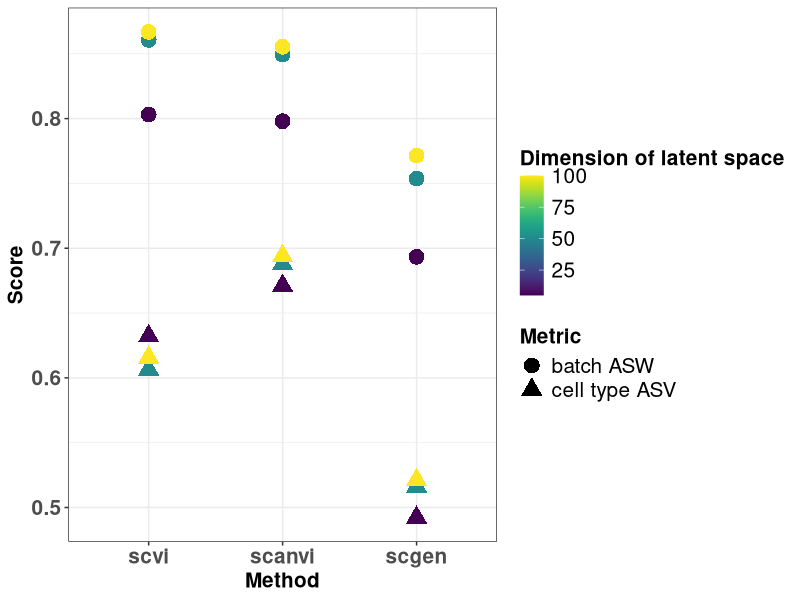
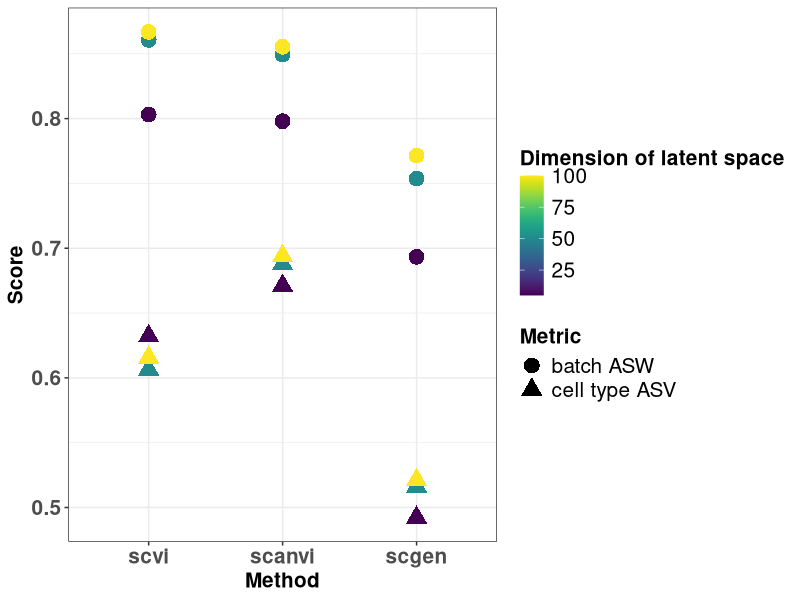

These figures' R source, in order: (Note: this script raises an error after producing the figures.)
## ---- chunk 1
knitr::opts_chunk$set(echo = TRUE)
## ---- chunk 2
library(tidyverse)
library(viridis)
vis_theme <- theme_bw() +
  theme(plot.title = element_text(hjust = 0.5),
            axis.text = element_text(size = 15, face = "bold"),
            legend.text = element_text(size = 15),
            title = element_text(size = 15,face = 'bold'),
        strip.text.x = element_text(size = 10, face = "bold"))

fig_path <- "../../presentation/figures/"
## ---- chunk 3
scgen_raw <- read.csv("integration_results/scgen_immune_asw.csv") %>% select(-X)
scvi <- read.csv("integration_results/scvi_raw.csv") %>%
  select(- X)
## ---- chunk 4
df_plot <- scvi %>%
  rbind(scgen_raw) %>%
  #mutate(hyper_para = as.factor(hyper_para))
  drop_na() %>%
  mutate(metric = str_replace_all(metric, "sihouette_batch", "batch ASW")) %>%
  mutate(metric = str_replace_all(metric, "sihouette", "cell type ASV"))

# order methods using averaged batch removal effects
order_method <- df_plot %>%
  filter(metric == "batch ASW") %>%
  group_by(method) %>%
  summarise(m = mean(evaluation)) %>%
  arrange( - m) %>%
  select(method) %>%
  unlist
## ---- chunk 5
df_plot %>%
  mutate(method = factor(method, levels = order_method)) %>%
  ggplot() +
  geom_point(aes(x = method, y = evaluation, color = hyper_para, shape = metric),
             size = 5) +
  scale_color_viridis() +
  vis_theme +
  labs(x = "Method", y = "Score", color = "Dimension of latent space",
       shape = "Metric")
ggsave(filename = str_c(fig_path, "scatter_latent.png"), width = 8, height = 5)
## ---- chunk 6
df_plot <- scvi %>%
  rbind(scgen_raw) %>%
  #mutate(hyper_para = as.factor(hyper_para))
  drop_na() %>%
  mutate(metric = str_replace_all(metric, "sihouette_batch", "batch ASW")) %>%
  mutate(metric = str_replace_all(metric, "sihouette", "cell type ASV"))

# order methods using averaged batch removal effects
order_method <- df_plot %>%
  filter(metric == "batch ASW") %>%
  group_by(method) %>%
  summarise(m = mean(evaluation)) %>%
  arrange( - m) %>%
  select(method) %>%
  unlist
## ---- chunk 7
df_plot %>%
  mutate(method = factor(method, levels = order_method)) %>%
  ggplot() +
  geom_point(aes(x = method, y = evaluation, color = hyper_para, shape = metric),
             size = 5) +
  scale_color_viridis() +
  facet_wrap(~ ds) +
  vis_theme +
  labs(x = "Method", y = "Score", color = "Dimension of latent space",
       shape = "Metric")
ggsave(filename = str_c(fig_path, "atac_scatter_latent.png"), width = 8, height = 5)



